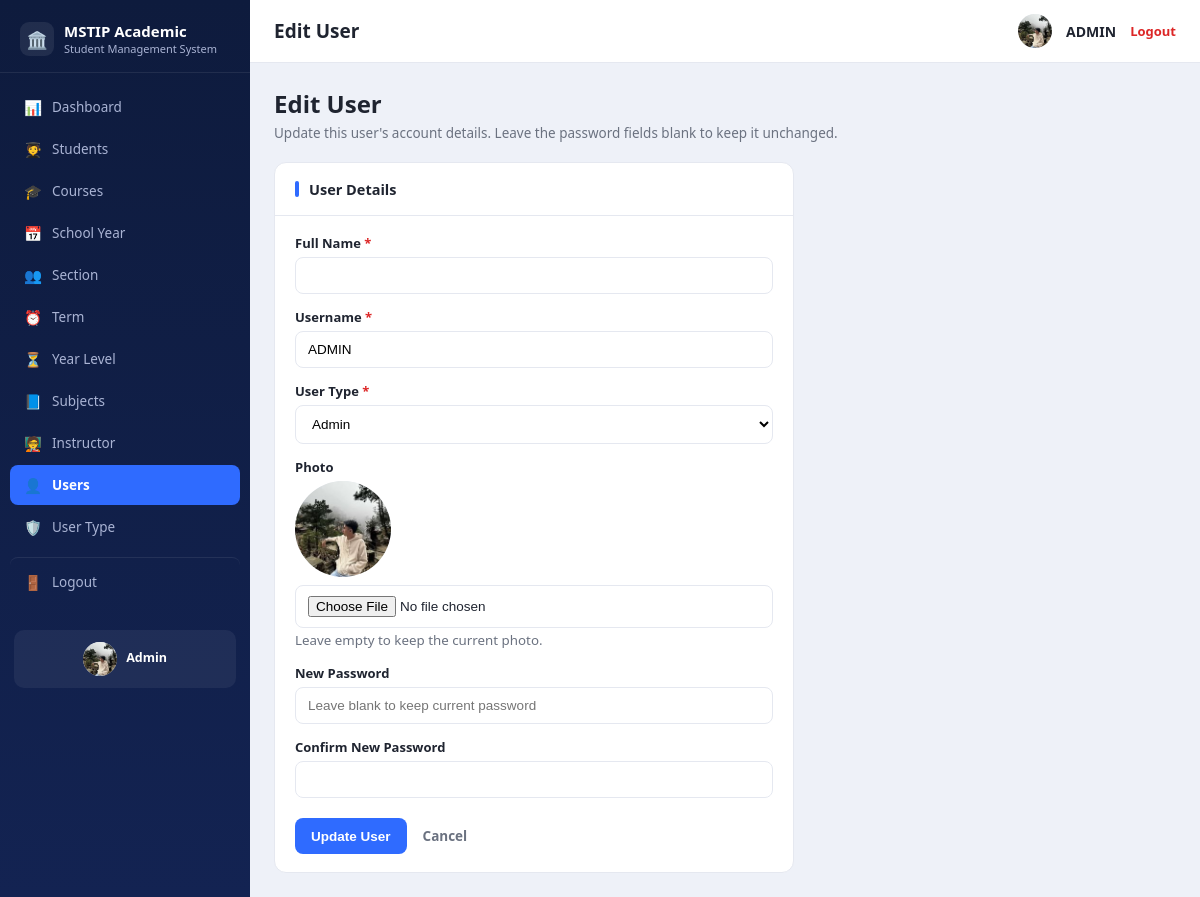
/user_edit.php?id=2 (signed in), run on the app's committed database.
### tables this page shows
CREATE TABLE `tbl_users` (
  `ID` int NOT NULL,
  `USERNAME` varchar(100) NOT NULL,
  `PASSWORD` varchar(100) NOT NULL,
  `FULLNAME` varchar(100) DEFAULT NULL,
  `tbl_usertype_id` int DEFAULT NULL,
  `date_created` datetime DEFAULT CURRENT_TIMESTAMP
);

CREATE TABLE `tbl_usertype` (
  `ID` int NOT NULL,
  `Usertype` varchar(100) NOT NULL
);

### user_edit.php (the view, shortened to what this page needs)
<?php
require_once 'config.php';
require_once 'includes/user_photo.php';
$id = (int)($_GET['id'] ?? $_POST['id'] ?? 0);
$stmt = $pdo->prepare("SELECT * FROM tbl_users WHERE ID = ?");
$stmt->execute([$id]);
$row = $stmt->fetch();
$form = $row;
$usertypes = $pdo->query("SELECT ID, Usertype FROM tbl_usertype ORDER BY Usertype")->fetchAll();
require_once 'includes/header.php';
?>
<div class="page-head">
  <div><h1>Edit User</h1><p>Update this user's account details. Leave the password fields blank to keep it unchanged.</p></div>
</div>
<div class="panel-card" style="max-width:520px;">
  <div class="panel-card-head"><span class="bar"></span><h2>User Details</h2></div>
  <div class="panel-card-body">
    <form method="POST" action="user_edit.php?id=<?= $id ?>" enctype="multipart/form-data">
      <div class="field">
        <label for="FULLNAME">Full Name <span class="req">*</span></label>
        <input type="text" id="FULLNAME" name="FULLNAME" required value="<?= htmlspecialchars($form['FULLNAME'] ?? '') ?>">
      </div>
      <div class="field">
        <label for="USERNAME">Username <span class="req">*</span></label>
        <input type="text" id="USERNAME" name="USERNAME" required value="<?= htmlspecialchars($form['USERNAME']) ?>">
      </div>
      <div class="field">
        <label for="tbl_usertype_id">User Type <span class="req">*</span></label>
        <select id="tbl_usertype_id" name="tbl_usertype_id" required>
          <?php foreach ($usertypes as $ut): ?>
            <option value="<?= $ut['ID'] ?>" <?= ((int)$form['tbl_usertype_id'] === (int)$ut['ID']) ? 'selected' : '' ?>>
              <?= htmlspecialchars($ut['Usertype']) ?>
            </option>
          <?php endforeach; ?>
        </select>
      </div>
      <div class="field">
        <label for="imageUpload">Photo</label>
        <div style="margin-bottom:8px;"><?= userPhotoHtml($row['USERNAME'], 'thumb thumb-lg') ?></div>
        <input type="file" id="imageUpload" name="imageUpload" accept="image/jpeg,image/png,image/gif">
        <small style="color:#6b7280;">Leave empty to keep the current photo.</small>
      </div>
      <div class="field">
        <label for="PASSWORD">New Password</label>
        <input type="password" id="PASSWORD" name="PASSWORD" minlength="6" placeholder="Leave blank to keep current password">
      </div>
      <div class="field">
        <label for="CONFIRM_PASSWORD">Confirm New Password</label>
        <input type="password" id="CONFIRM_PASSWORD" name="CONFIRM_PASSWORD" minlength="6">
      </div>
      <div class="form-actions">
        <button type="submit" class="btn btn-primary">Update User</button>
        <a href="users.php" class="btn btn-link">Cancel</a>
      </div>
    </form>
  </div>
</div>
<?php require_once 'includes/footer.php'; ?>

### includes/user_photo.php (shortened to what this page needs)
<?php
function isSafeUsername(string $username): bool
{
    return (bool)preg_match('/^[A-Za-z0-9_.]{1,100}$/', $username) && strpos($username, '..') === false;
}
function userPhotoFile(string $username): ?string
{
    return isSafeUsername($username) ? USER_PHOTO_DIR . $username . USER_PHOTO_EXT : null;
}
function userPhotoUrl(?string $username): ?string
{
    $f = userPhotoFile($username);
    return ($f && is_file($f)) ? USER_PHOTO_URL . rawurlencode($username) . USER_PHOTO_EXT . '?v=' . filemtime($f) : null;
}
function userPhotoHtml(?string $username, string $class = 'thumb'): string
{
    $url = userPhotoUrl($username);
    if ($url) {
        return '<img class="' . $class . '" src="' . htmlspecialchars($url) . '" alt="' . htmlspecialchars($username) . '">';
    }
    return '<span class="' . $class . ' thumb-ph">👤</span>';
}

### assets/css/style.css (style rules this page uses)
:root { --sidebar-bg:#0e1b3d; --sidebar-bg-2:#132352; --sidebar-text:#aab4d4; --sidebar-active:#2f6bff; --bg:#eef1f8; --card:#ffffff; --border:#e5e8f0; --text:#1f2430; --muted:#6b7280; --danger:#dc2626; --danger-bg:#fee2e2; --success:#16a34a; --success-bg:#dcfce7; --accent:#2f6bff; --accent-dark:#1d4ed8; --sidebar-w:250px; }
* { box-sizing:border-box; }
body { margin:0; font-family:"Segoe UI",Roboto,Arial,sans-serif; background:var(--bg); color:var(--text); }
.page-head { display:flex;justify-content:space-between;align-items:flex-start;margin-bottom:20px;gap:12px;flex-wrap:wrap; }
.page-head h1 { font-size:24px;margin:0 0 4px;font-weight:800; }
.page-head p { margin:0;color:var(--muted);font-size:13.5px; }
.panel-card { background:var(--card);border:1px solid var(--border);border-radius:12px;overflow:hidden; }
.panel-card-head { display:flex;align-items:center;gap:10px;padding:16px 20px;border-bottom:1px solid var(--border); }
.panel-card-head .bar { width:4px;height:16px;border-radius:2px;background:var(--accent); }
.panel-card-head h2 { font-size:14.5px;margin:0;font-weight:700; }
.panel-card-body { padding:18px 20px; }
.btn { display:inline-block;border:none;border-radius:8px;padding:9px 16px;font-size:13.5px; font-weight:600;cursor:pointer;text-decoration:none; }
.btn-primary { background:var(--accent);color:#fff; }
.btn-link { background:none;color:var(--muted);padding:9px 6px; }
.field { margin-bottom:14px; }
.field label { display:block;font-size:13px;font-weight:600;margin-bottom:5px; }
.field label .req { color:var(--danger); }
.field input,.field select,.field textarea { width:100%;padding:10px 12px;border:1px solid var(--border);border-radius:8px;font-size:13.5px;background:#fff; }
.form-actions { margin-top:20px;display:flex;gap:10px; }
.thumb { width:44px;height:44px;border-radius:50%;object-fit:cover;background:#e8ecf3;display:inline-block;vertical-align:middle; }
.thumb-lg { width:96px;height:96px; }
.thumb-sm { width:34px;height:34px;font-size:16px; }
.sidebar-foot .thumb-sm { vertical-align:middle;margin-right:6px; }

### data on the page
tbl_users: USERNAME "ADMIN", tbl_usertype_id "Admin", USERNAME (picture)

### other printed values
$icon "📊"
$label "Dashboard"
$icon "🧑‍🎓"
$label "Students"
$icon "🎓"
$label "Courses"
$icon "📅"
$label "School Year"
$icon "👥"
$label "Section"
$icon "⏰"
$label "Term"
$icon "⏳"
$label "Year Level"
$icon "📘"
